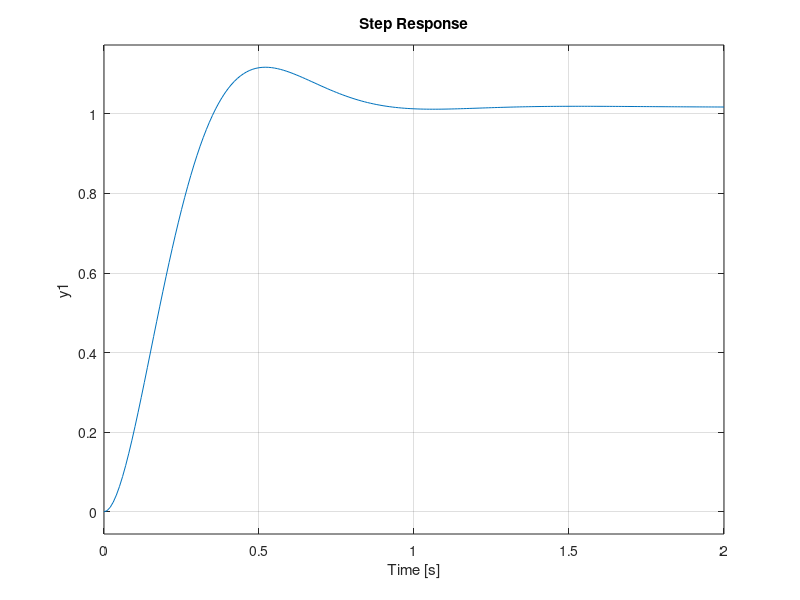

Write MATLAB code to recreate this figure.
s = tf('s');
zeta = 0.707;
wn = 4;
G = 1/(s*(s+10)*(s+2*zeta*wn));
Kp = 370;
Kd= 60;
Ki=50;
C = pid(Kp,Ki,Kd);
T = feedback(C*G,1)
t = 0:0.01:2;
step(T,t)
